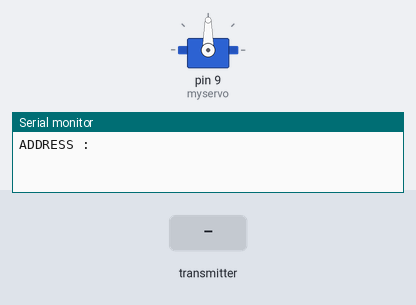
Bench run of a sketch on a simulated Arduino Uno, built with avr-gcc and run on an emulated ATmega328P. Parts: servo, the last lines printed to the serial monitor. Inputs (shaded band) come from the test bench. No radio packets arrive unless stated.

Above: at 1.2 s.
1.3 s: the transmitter starts sending servoAngle = 0
At 2.0 s:
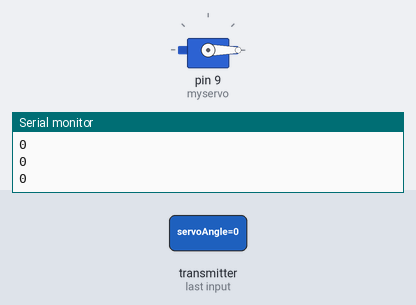
2.8 s: the transmitter starts sending servoAngle = 45
At 3.3 s:
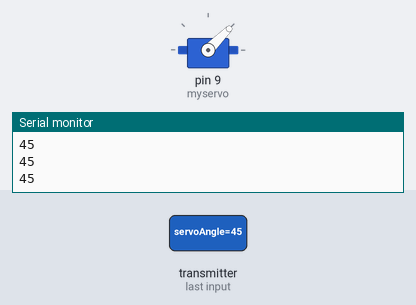
4.3 s: the transmitter starts sending servoAngle = 180
At 4.6 s:
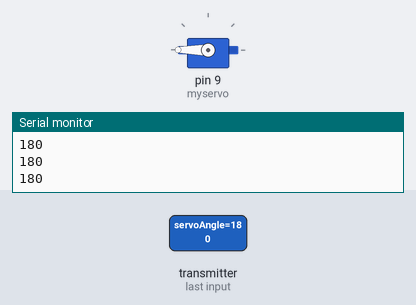
5.8 s: the transmitter starts sending servoAngle = 90
At 7.2 s:
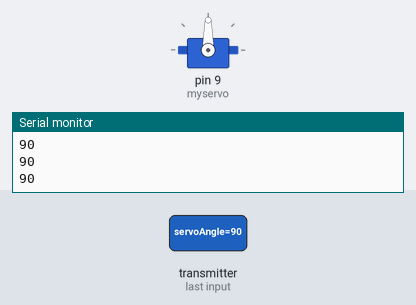
Timing chart, 0 to 8.3 s (numbered marks = the images above; inputs shaded):
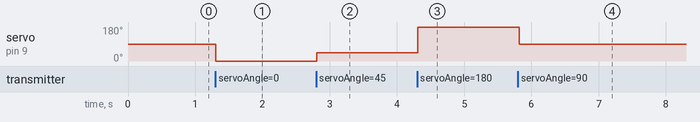

The sketch:

Receiver.ino
```cpp
#include <SPI.h>
#include <nRF24L01.h>
#include <RF24.h>
#include <Servo.h>


Servo myservo;
int servoAngle;


RF24 radio(7, 8); // CE, CSN on Blue Pill
const uint64_t address = 0xF0F0F0F0E1LL;


void setup() {
  Serial.begin(9600);
  radio.begin();
  Serial.print("ADDRESS :");
  radio.openReadingPipe(0, address);   //Setting the address at which we will receive the data
  radio.setPALevel(RF24_PA_MIN);       //You can set this as minimum or maximum depending on the distance between the transmitter and receiver.
  radio.startListening();              //This sets the module as receiver

  myservo.attach(9);  // attaches the servo on pin 9 to the servo object

  servoAngle = 90;

}
void loop() {
  if (radio.available())   {           //Looking for the data. {
   // Serial.println("Radio is sniffing");

    radio.read(&servoAngle, sizeof(servoAngle));    //Reading the data
    Serial.println(servoAngle);

    myservo.write(servoAngle);
  }

  delay(20);
}
```

Measured:
- after the input at 1.3 s, servo on pin 9 (myservo): 90° → 0° at once
- after the input at 2.8 s, servo on pin 9 (myservo): 0° → 45° at once
- after the input at 4.3 s, servo on pin 9 (myservo): 45° → 180° at once
- after the input at 5.8 s, servo on pin 9 (myservo): 180° → 90° at once
